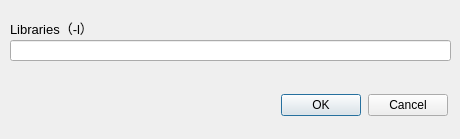
<?xml version="1.0" encoding="UTF-8"?>
<ui version="4.0">
 <class>LSelect</class>
 <widget class="QWidget" name="LSelect">
  <property name="geometry">
   <rect>
    <x>0</x>
    <y>0</y>
    <width>460</width>
    <height>139</height>
   </rect>
  </property>
  <property name="windowTitle">
   <string>Enter Value</string>
  </property>
  <widget class="QLineEdit" name="libraries">
   <property name="geometry">
    <rect>
     <x>10</x>
     <y>40</y>
     <width>441</width>
     <height>21</height>
    </rect>
   </property>
  </widget>
  <widget class="QLabel" name="label">
   <property name="geometry">
    <rect>
     <x>10</x>
     <y>20</y>
     <width>101</width>
     <height>16</height>
    </rect>
   </property>
   <property name="font">
    <font>
     <pointsize>10</pointsize>
    </font>
   </property>
   <property name="text">
    <string>Libraries（-l）</string>
   </property>
  </widget>
  <widget class="QWidget" name="">
   <property name="geometry">
    <rect>
     <x>280</x>
     <y>90</y>
     <width>171</width>
     <height>31</height>
    </rect>
   </property>
   <layout class="QHBoxLayout" name="horizontalLayout">
    <item>
     <widget class="QPushButton" name="l_OK">
      <property name="sizePolicy">
       <sizepolicy hsizetype="Fixed" vsizetype="Fixed">
        <horstretch>0</horstretch>
        <verstretch>0</verstretch>
       </sizepolicy>
      </property>
      <property name="text">
       <string>OK</string>
      </property>
      <property name="default">
       <bool>true</bool>
      </property>
      <property name="flat">
       <bool>false</bool>
      </property>
     </widget>
    </item>
    <item>
     <widget class="QPushButton" name="l_Cancel">
      <property name="sizePolicy">
       <sizepolicy hsizetype="Fixed" vsizetype="Fixed">
        <horstretch>0</horstretch>
        <verstretch>0</verstretch>
       </sizepolicy>
      </property>
      <property name="text">
       <string>Cancel</string>
      </property>
     </widget>
    </item>
   </layout>
  </widget>
 </widget>
 <resources/>
 <connections/>
</ui>
